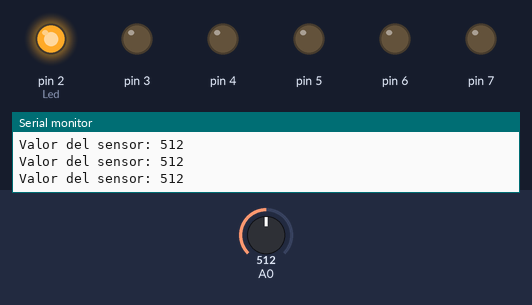
Recording of a sketch running on a simulated Arduino Uno, built with avr-gcc and run on an emulated ATmega328P. Shown: output pins drawn as LEDs (lit = HIGH), the last lines printed to the serial monitor. The test bench sets the inputs (shaded band); at power-on: A0 = 512.

Above: at 1.2 s.
1.3 s: A0 set to 162
4.3 s: A0 set to 137
At 5.1 s:
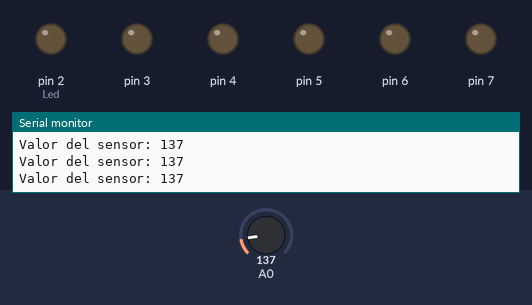
7.3 s: A0 set to 160
At 9.7 s:
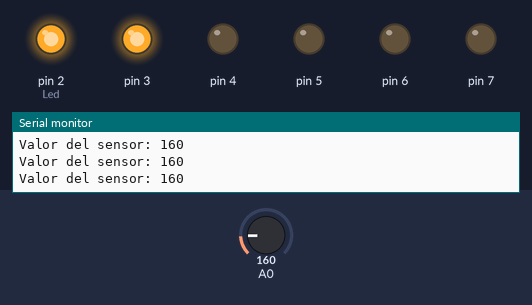
10.3 s: A0 set to 140
At 17.4 s:
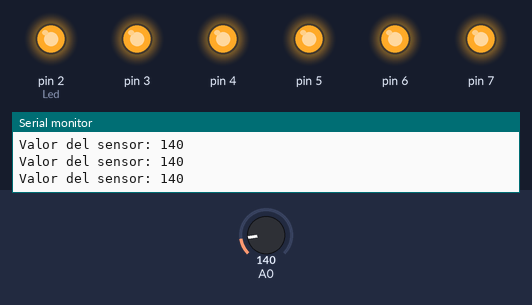
Timing chart, 0 to 18.8 s (numbered marks = the images above; inputs shaded):
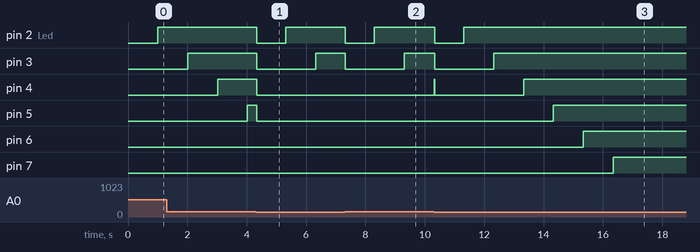

The sketch:

argdfhdh.ino
```cpp
// Definir variables
const int PinInterruptor = 8;
unsigned long TiempoPrevio = 0;
int EstadodelInterruptor = 0;
int EstadoPreviodelInterruptor = 0;
int Led = 2;
long TiempoIntervalocadaLed = 1000; // Tiempo indicado en milisegundos, por tanto 10 segundos
int sensorValue = 0;
int limit = 150;

// Configurar la placa Arduino
void setup() {
  for(int x = 2;x<8;x++){
    pinMode(x, OUTPUT);
   }
    pinMode(PinInterruptor, INPUT);
      Serial.begin(9600);
}

// Ejecucion del programa
void loop() {
  unsigned long TiempoActual = millis();
  if(TiempoActual - TiempoPrevio > TiempoIntervalocadaLed){
    TiempoPrevio = TiempoActual;
    digitalWrite(Led, HIGH);
    Led++;
    if(Led == 7){
    }
  }
  sensorValue = analogRead(A0);
  Serial.print("Valor del sensor: ");
  Serial.println(sensorValue);
  if(sensorValue > limit)
  {
    EstadodelInterruptor = 1;
  }
  else{
    EstadodelInterruptor = 0;
  }


  if(EstadodelInterruptor != EstadoPreviodelInterruptor){
    for(int x = 2;x<8;x++){
      digitalWrite(x, LOW);
    }
    Led = 2;
    TiempoPrevio = TiempoActual;
  }
  EstadoPreviodelInterruptor = EstadodelInterruptor;
}
// Volver al comienzo del programa
```

Measured:
- the behaviour switches between 151 and 150 on A0 (found by bisection; images 0 and 1)
- after the input at 4.3 s, pin 2 (Led): HIGH → LOW at once, → HIGH 0.98 s later; pin 3: HIGH → LOW at once, → HIGH 2.0 s later; pin 4, pin 5: HIGH → LOW at once; pin 6: stays LOW (without the input it goes to HIGH after 0.73 s); pin 7: stays LOW (without the input it goes to HIGH after 1.7 s)
- after the input at 7.3 s, pin 2 (Led): HIGH → LOW at once, → HIGH 0.98 s later; pin 3: HIGH → LOW at once, → HIGH 2.0 s later; pin 4: stays LOW (without the input it goes to HIGH after 0.02 s); pin 5: stays LOW (without the input it goes to HIGH after 1.0 s); pin 6: stays LOW (without the input it goes to HIGH after 2.0 s)
- after the input at 10.3 s, pin 2 (Led): HIGH → LOW at once, → HIGH 0.98 s later; pin 3: HIGH → LOW at once, → HIGH 2.0 s later; pin 5: LOW → HIGH after 4.0 s instead of 1.0 s; pin 6: LOW → HIGH after 5.0 s instead of 2.0 s; pin 7: LOW → HIGH after 6.0 s instead of 3.0 s
